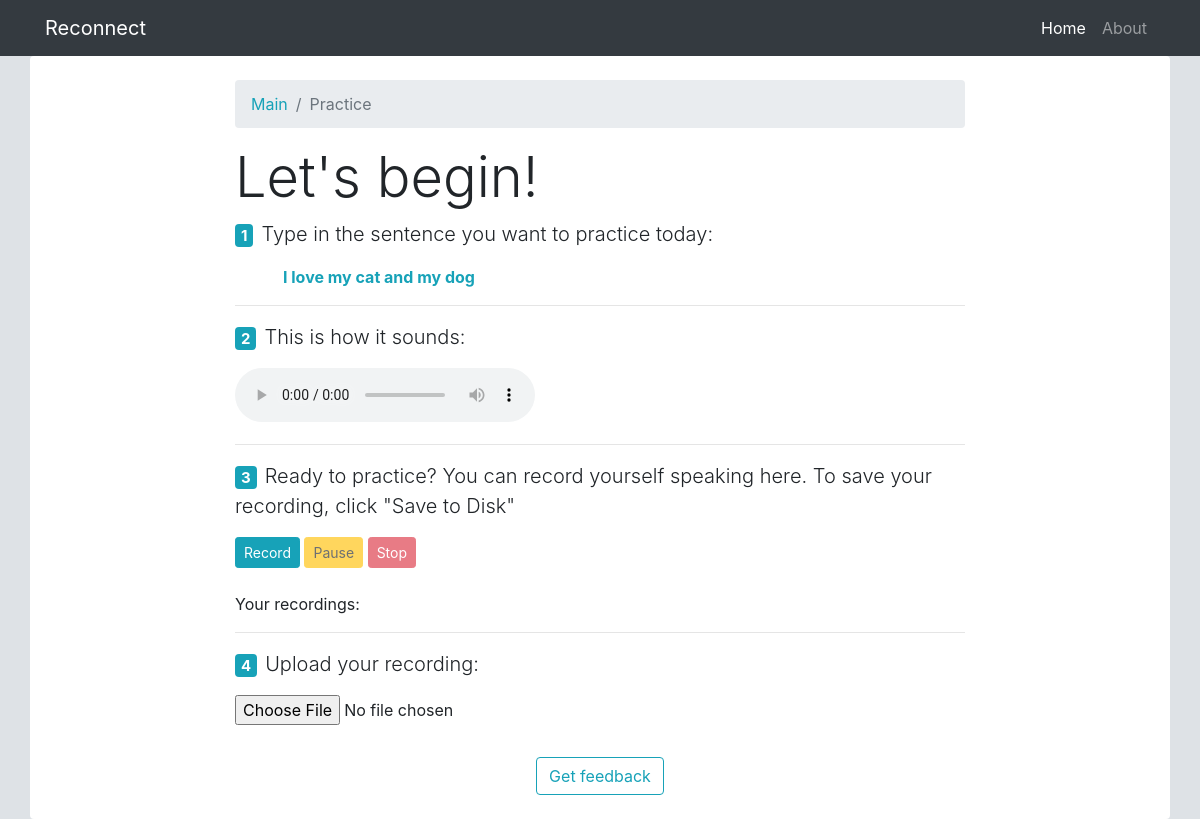
Before: /practice2 with the older database file.
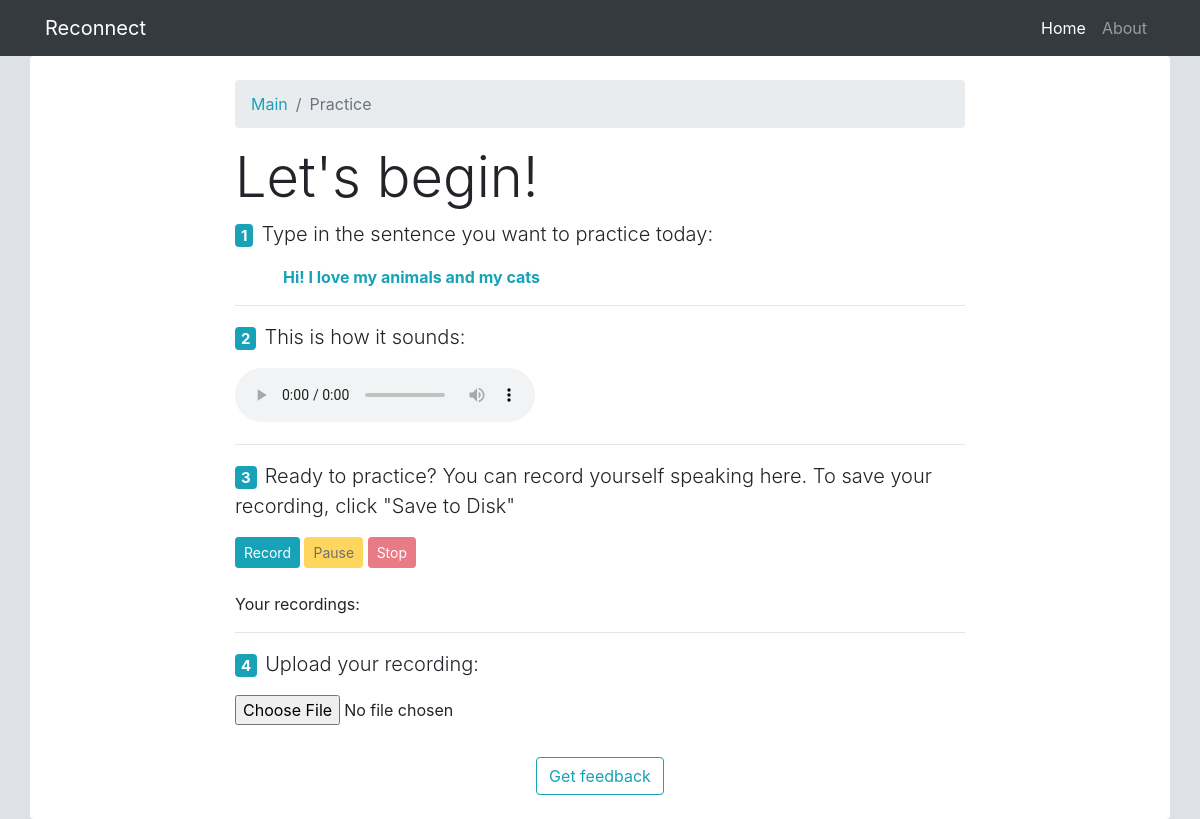
After: the same page with the newer database file.
### app.py (models this page shows)
class Speech(db.Model):
    id = db.Column(db.Integer, primary_key=True)
    correct_text = db.Column(db.String())
    correct_audio_filename = db.Column(db.String())
    user_audio_location = db.Column(db.String())
    user_text = db.Column(db.String())
    def __repr__(self):
        return f"Speech('{self.id}', '{self.correct_text}', '{self.correct_audio_filename}')"

### app.py (the view, shortened to what this page needs)
@app.route("/practice2", methods=["GET", "POST"])
def practice2():
    user_form = UserSpeechForm()
    speech = Speech.query.order_by(-Speech.id).first()
    print("we got to practice2 route")
    print(speech)
    return render_template('practice2.html', correct_text=speech.correct_text, user_form=user_form, correct_sound_address=str(speech.correct_audio_filename), title="Practice - Reconnect")

### forms.py
class UserSpeechForm(FlaskForm):
    user_speech = FileField('Your recording', validators=[FileAllowed(['wav']), FileRequired()])
    submitu = SubmitField('Get feedback')

### templates/practice2.html (shortened to what this page needs)
{% extends "template.html" %}
{% block content %}
<div class="row bg-white rounded py-4">
<div class="col-md-2"></div>
<div class="col-md-8">
  <nav aria-label="breadcrumb">
    <ol class="breadcrumb">
      <li class="breadcrumb-item"><a class="text-info" href="{{ url_for('home') }}">Main</a></li>
      <li class="breadcrumb-item active" aria-current="page">Practice</li>
    </ol>
  </nav>
            <h3 class="display-4">Let's begin!</h3>
                <fieldset class="form-group  my-0 py-0">
                  <div class="form-group  my-0 py-0">
                    <strong><p class="lead"><span class="badge badge-info mr-2">1</span>Type in the sentence you want to practice today:</p></strong>
                      <p class="text-info ml-5 my-0 py-0 font-weight-bold">{{ correct_text }}</p>
                  </div>
                </fieldset>
              <hr>
              <strong><p class="lead"><span class="badge badge-info mr-2">2</span>This is how it sounds:</p></strong>
              <audio id="correct_audio" preload="auto" controls>
                <source id="correct_source" src="{{ correct_sound_address }}" type="audio/wav">
              </audio>
              <hr>
                <strong><p class="lead"><span class="badge badge-info mr-2">3</span>Ready to practice? You can record yourself
                  speaking here. To save your recording, click "Save to Disk"</p></strong>
                <div id="controls">
              	 <button id="recordButton" class="btn btn-sm btn-info">Record</button>
              	 <button id="pauseButton" class="btn btn-sm btn-warning" disabled>Pause</button>
              	 <button id="stopButton" class="btn btn-sm btn-danger" disabled>Stop</button>
                </div>
                <br/>
              	<p>Your recordings:</p>
                <hr>
                <strong><p class="lead"><span class="badge badge-info mr-2">4</span>Upload your recording:</p></strong>
                <form method="POST" action="" enctype="multipart/form-data">
                  <fieldset class="form-group">
                    <div class="form-group">
                      {{ user_form.user_speech(class="form-control-file") }}
                    </div>
                  </fieldset>
                  <div class="row my-0 py-0">
                    <div class="col text-center  my-0 py-0">
                        {{ user_form.submitu(class="btn btn-outline-info") }}
                    </div>
                  </div>
              </form>
              </div>
              <div class="col-md-2"></div>
              </div>
{% endblock content %}

Changed rows visible on the page:
no longer on this page (row unchanged): Speech: correct_text "I love my cat and my dog"
added Speech: correct_text "Hi! I love my animals and my cats"
